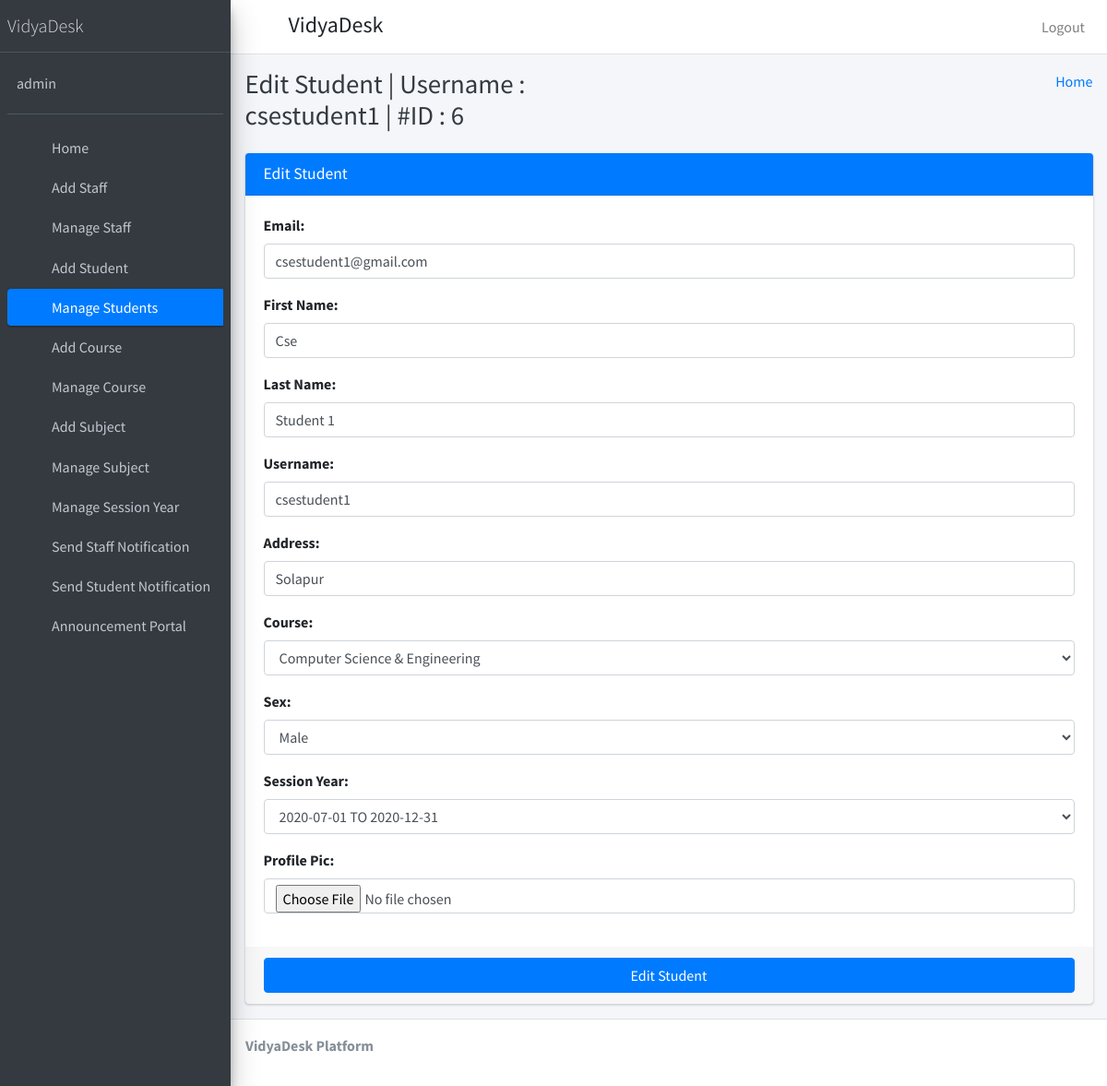
Page /edit_student/6 (signed in) on the committed database.
### student_management_app/models.py (models this page shows)
class CustomUser(AbstractUser):
    user_type_data=((1,"HOD"),(2,"Staff"),(3,"Student"))
    user_type=models.CharField(default=1,choices=user_type_data,max_length=10)

class Students(models.Model):
    id=models.AutoField(primary_key=True)
    admin=models.OneToOneField(CustomUser,on_delete=models.CASCADE)
    gender=models.CharField(max_length=255)
    profile_pic=models.FileField()
    address=models.TextField()
    course_id=models.ForeignKey(Courses,on_delete=models.DO_NOTHING)
    session_year_id=models.ForeignKey(SessionYearModel,on_delete=models.CASCADE)
    created_at=models.DateTimeField(auto_now_add=True)
    updated_at=models.DateTimeField(auto_now_add=True)
    fcm_token=models.TextField(default="")
    objects = models.Manager()

### student_management_app/HodViews.py (the view)
# urls.py: path('edit_student/<str:student_id>', HodViews.edit_student,name="edit_student"),
def edit_student(request,student_id):
    request.session['student_id']=student_id
    student=Students.objects.get(admin=student_id)
    form=EditStudentForm()
    form.fields['email'].initial=student.admin.email
    form.fields['first_name'].initial=student.admin.first_name
    form.fields['last_name'].initial=student.admin.last_name
    form.fields['username'].initial=student.admin.username
    form.fields['address'].initial=student.address
    form.fields['course'].initial=student.course_id.id
    form.fields['sex'].initial=student.gender
    form.fields['session_year_id'].initial=student.session_year_id.id
    return render(request,"hod_template/edit_student_template.html",{"form":form,"id":student_id,"username":student.admin.username})

### student_management_app/templates/hod_template/edit_student_template.html
{% extends 'hod_template/base_template.html' %}
{% block page_title %}
Edit Student |  Username : {{ username }} | #ID : {{ id }}
{% endblock page_title %}
{% block main_content %}
    <section class="content">
      <div class="container-fluid">
          <div class="row">
              <div class="col-md-12">
            <div class="card card-primary">
              <div class="card-header">
                <h3 class="card-title">Edit Student</h3>
              </div>
                {% url 'edit_student_save' as action_path %}
                {% include 'hod_template/form_template.html' with messages=messages form=form action_path=action_path button_text="Edit Student" %}
          </div>
          </div>
      </div>
    </section>
{% endblock main_content %}

### student_management_app/templates/hod_template/sidebar_template.html
{% load static %}
  <aside class="main-sidebar sidebar-dark-primary elevation-4">
    <a href="index3.html" class="brand-link">
      <span class="brand-text font-weight-light">VidyaDesk</span>
    </a>
    <div class="sidebar">
      <div class="user-panel mt-3 pb-3 mb-3 d-flex">
        <div class="info">
          <a href="{% url 'admin_profile' %}" class="d-block">{{ user.username }}</a>
        </div>
      </div>
      <nav class="mt-2">
        <ul class="nav nav-pills nav-sidebar flex-column" data-widget="treeview" role="menu" data-accordion="false">
          <li class="nav-item">
            {% url 'admin_home' as admin_home %}
            <a href="{{ admin_home }}" class="nav-link {% if request.path == admin_home %} active {% endif %}">
              <i class="nav-icon fas fa-th"></i>
              <p>
                Home
              </p>
            </a>
          </li>
          <li class="nav-item">
            {% url 'add_staff' as add_staff %}
            <a href="{{ add_staff }}" class="nav-link {% if request.path == add_staff %} active {% endif %}">
              <i class="nav-icon fas fa-th"></i>
              <p>
                Add Staff
              </p>
            </a>
          </li>
           <li class="nav-item">
              {% url 'manage_staff' as manage_staff %}
            {% url 'edit_staff' staff_id=id as edit_staff %}
            <a href="{% url 'manage_staff' %}" class="nav-link {% if request.path == manage_staff %} active {% endif %} {% if request.path == edit_staff %} active {% endif %}">
              <i class="nav-icon fas fa-th"></i>
              <p>
                Manage Staff
              </p>
            </a>
          </li>
          <li class="nav-item">
              {% url 'add_student' as add_student %}
            <a href="{% url 'add_student' %}" class="nav-link {% if request.path == add_student %} active {% endif %}">
              <i class="nav-icon fas fa-th"></i>
              <p>
                Add Student
              </p>
            </a>
          </li>
          <li class="nav-item">
              {% url 'manage_student' as manage_student %}
              {% url 'edit_student' student_id=id as edit_student %}
            <a href="{% url 'manage_student' %}" class="nav-link {% if request.path == manage_student %} active {% endif %} {% if request.path == edit_student %} active {% endif %}">
              <i class="nav-icon fas fa-th"></i>
              <p>
                Manage Students
              </p>
            </a>
          </li>
          <li class="nav-item">
            {% url 'add_course' as add_course %}
            <a href="{% url 'add_course' %}" class="nav-link {% if request.path == add_course %} active {% endif %}">
              <i class="nav-icon fas fa-th"></i>
              <p>
                Add Course
              </p>
            </a>
          </li>
          <li class="nav-item">
            {% url 'manage_course' as manage_course %}
              {% url 'edit_course' course_id=id as edit_course %}
            <a href="{% url 'manage_course' %}" class="nav-link {% if request.path == manage_course %} active {% endif %} {% if request.path == edit_course %} active {% endif %}">
              <i class="nav-icon fas fa-th"></i>
              <p>
                Manage Course
              </p>
            </a>
          </li>
          <li class="nav-item">
            {% url 'add_subject' as add_subject %}
            <a href="{% url 'add_subject' %}" class="nav-link {% if request.path == add_subject %} active {% endif %}">
              <i class="nav-icon fas fa-th"></i>
              <p>
                Add Subject
              </p>
            </a>
          </li>
          <li class="nav-item">
            {% url 'manage_subject' as manage_subject %}
            {% url 'edit_subject' subject_id=id as edit_subject %}
            <a href="{% url 'manage_subject' %}" class="nav-link {% if request.path == manage_subject %} active {% endif %} {% if request.path == edit_subject %} active {% endif %} ">
              <i class="nav-icon fas fa-th"></i>
              <p>
                Manage Subject
              </p>
            </a>
          </li>
          <li class="nav-item">
            {% url 'manage_session' as manage_session %}
            <a href="{% url 'manage_session' %}" class="nav-link {% if request.path == manage_session %} active {% endif %} ">
              <i class="nav-icon fas fa-th"></i>
              <p>
                Manage Session Year
              </p>
            </a>
          </li>
                   <li class="nav-item">
            {% url 'admin_send_notification_staff' as admin_send_notification_staff %}
             <a href="{% url 'admin_send_notification_staff' %}" class="nav-link {% if request.path == admin_send_notification_staff %} active {% endif %}">
              <i class="nav-icon fas fa-th"></i>
              <p>
                Send Staff Notification
              </p>
            </a>
          </li>
          <li class="nav-item">
            {% url 'admin_send_notification_student' as admin_send_notification_student %}
             <a href="{% url 'admin_send_notification_student' %}" class="nav-link {% if request.path == admin_send_notification_student %} active {% endif %}">
              <i class="nav-icon fas fa-th"></i>
              <p>
                Send Student Notification
              </p>
            </a>
          </li>
           <li class="nav-item">
            {% url 'notice_board' as notice_board %}
            <a href="{{ notice_board }}" class="nav-link {% if request.path == notice_board %} active {% endif %}">
              <i class="nav-icon fas fa-th"></i>
              <p>
                Announcement Portal
              </p>
            </a>
          </li>
        </ul>
      </nav>
    </div>
  </aside>

### student_management_app/templates/hod_template/form_template.html (shortened to what this page needs)
 <form role="form" action="{{ action_path }}" method="post" enctype="multipart/form-data">
                <div class="card-body">
                    {% for field in form %}
                  <div class="form-group">
                      {{ field.label_tag }}
                      {{ field }}
                  </div>
                    {% endfor %}
                </div>
                <div class="card-footer">
                  <button type="submit" class="btn btn-primary btn-block">{{ button_text }}</button>
                </div>
              </form>

### rows in the picture
CustomUser: username "admin"
CustomUser: username "csestudent1", form "csestudent1@gmail.com" "Cse" "Student 1" "csestudent1"
Students: form "Solapur" "2020-07-01 TO 2020-12-31"

### other values in the picture
{{ id }} "6"
{{ field.label_tag }} "Email:" "First Name:" "Last Name:" "Username:" "Address:" "Course:" "Sex:" "Session Year:" "Profile Pic:"
{{ button_text }} "Edit Student"
